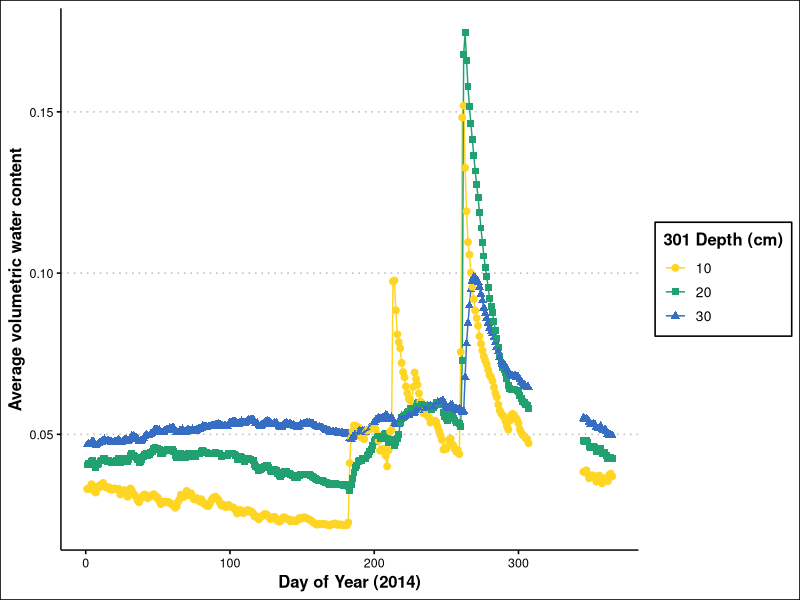
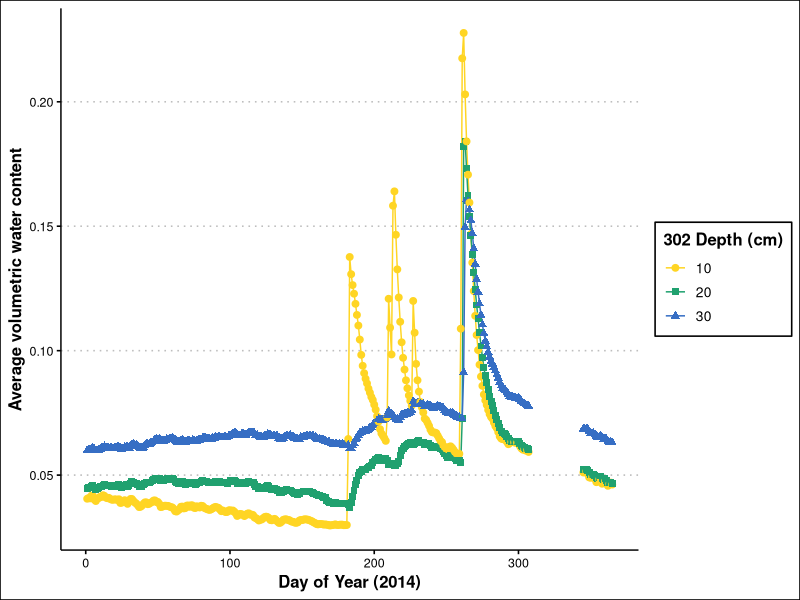
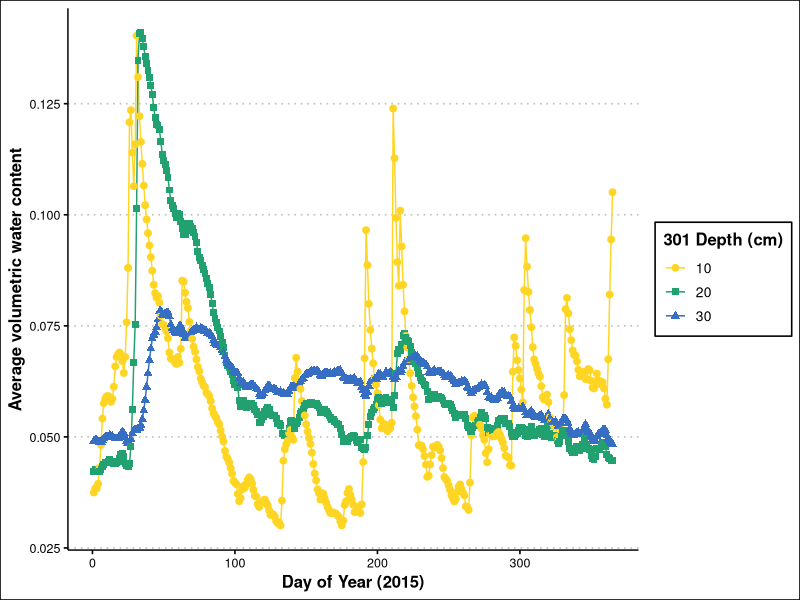
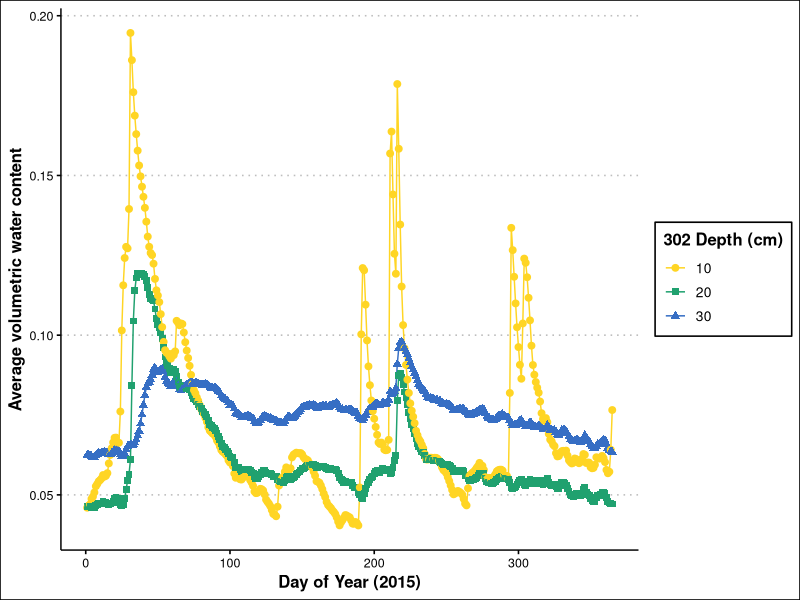
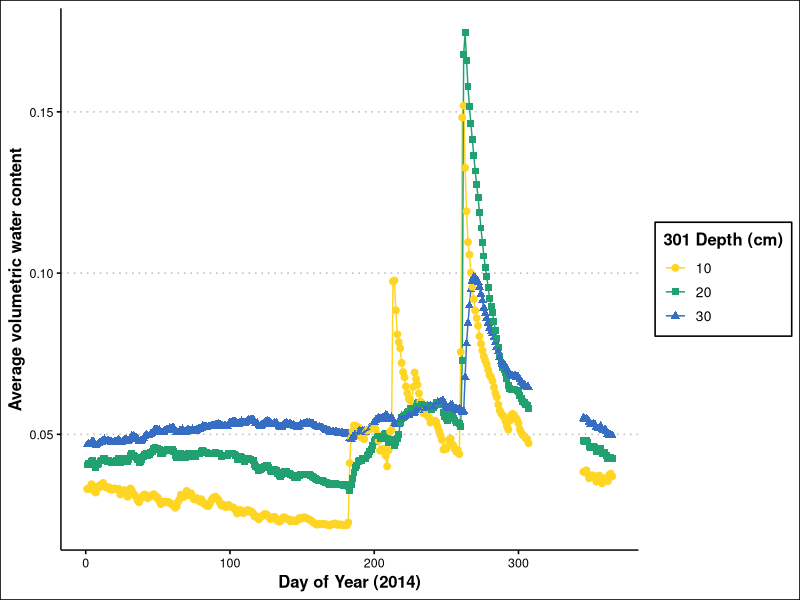
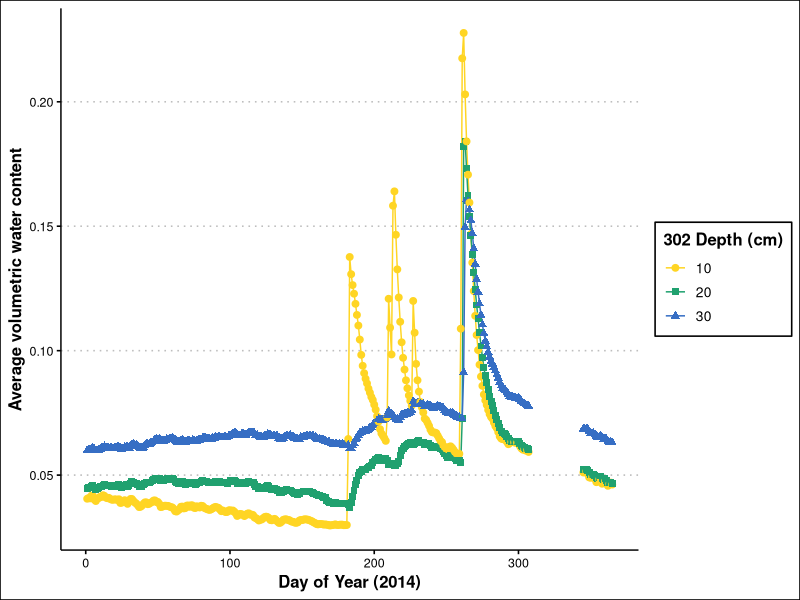
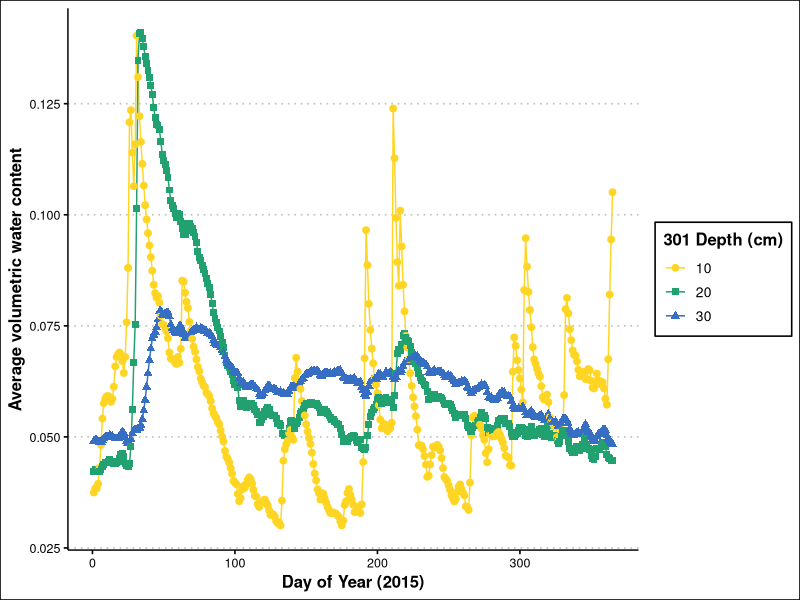
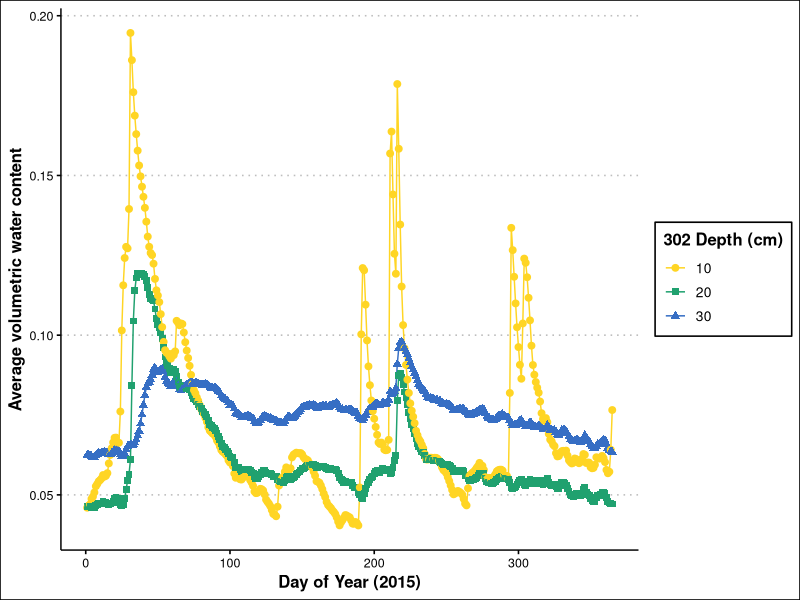

The R script that drew these images, in order:
# <============================================================================>
# Arizona precipitation and soil moisture visualizations
# Temporal Ecology Lab
# Author: Justin Ngo
# <============================================================================>

# getwd()
# azmoist_directory <- file.path("")

# loadng in packages
library(dplyr)
library(tidyverse)
library(ggplot2)
#install.packages("ggthemes")
library(ggthemes)
library(RColorBrewer)

#reading data into RStudio and adjusting headers
jornada <- read.csv("jornada_data.csv",header=F 
                    ,skip=4
                    ,sep=","  
                    ,quot='"' 
                    , col.names=c(
                      "Date",     
                      "Year",     
                      "YearDay",     
                      "Hours",     
                      "RECORD",     
                      "Flag_RECORD",     
                      "Sitename",     
                      "VWC_Avg_301_10cm",     
                      "Flag_VWC_Avg_301_10cm",     
                      "EC_Avg_301_10cm",     
                      "Flag_EC_Avg_301_10cm",     
                      "Soil_Temp_Avg_301_10cm",     
                      "Flag_Soil_Temp_Avg_301_10cm",     
                      "P_Avg_301_10cm",     
                      "Flag_P_Avg_301_10cm",     
                      "Period_Avg_301_10cm",     
                      "Flag_Period_Avg_301_10cm",     
                      "Voltage_Ratio_Avg_301_10cm",     
                      "Flag_Voltage_Ratio_Avg_301_10cm",     
                      "VWC_Avg_301_20cm",     
                      "Flag_VWC_Avg_301_20cm",     
                      "EC_Avg_301_20cm",     
                      "Flag_EC_Avg_301_20cm",     
                      "Soil_Temp_Avg_301_20cm",     
                      "Flag_Soil_Temp_Avg_301_20cm",     
                      "P_Avg_301_20cm",     
                      "Flag_P_Avg_301_20cm",     
                      "Period_Avg_301_20cm",     
                      "Flag_Period_Avg_301_20cm",     
                      "Voltage_Ratio_Avg_301_20cm",     
                      "Flag_Voltage_Ratio_Avg_301_20cm",     
                      "VWC_Avg_301_30cm",     
                      "Flag_VWC_Avg_301_30cm",     
                      "EC_Avg_301_30cm",     
                      "Flag_EC_Avg_301_30cm",     
                      "Soil_Temp_Avg_301_30cm",     
                      "Flag_Soil_Temp_Avg_301_30cm",     
                      "P_Avg_301_30cm",     
                      "Flag_P_Avg_301_30cm",     
                      "Period_Avg_301_30cm",     
                      "Flag_Period_Avg_301_30cm",     
                      "Voltage_Ratio_Avg_301_30cm",     
                      "Flag_Voltage_Ratio_Avg_301_30cm",     
                      "VWC_Avg_302_10cm",     
                      "Flag_VWC_Avg_302_10cm",     
                      "EC_Avg_302_10cm",     
                      "Flag_EC_Avg_302_10cm",     
                      "Soil_Temp_Avg_302_10cm",     
                      "Flag_Soil_Temp_Avg_302_10cm",     
                      "P_Avg_302_10cm",     
                      "Flag_P_Avg_302_10cm",     
                      "Period_Avg_302_10cm",     
                      "Flag_Period_Avg_302_10cm",     
                      "Voltage_Ratio_Avg_302_10cm",     
                      "Flag_Voltage_Ratio_Avg_302_10cm",     
                      "VWC_Avg_302_20cm",     
                      "Flag_VWC_Avg_302_20cm",     
                      "EC_Avg_302_20cm",     
                      "Flag_EC_Avg_302_20cm",     
                      "Soil_Temp_Avg_302_20cm",     
                      "Flag_Soil_Temp_Avg_302_20cm",     
                      "P_Avg_302_20cm",     
                      "Flag_P_Avg_302_20cm",     
                      "Period_Avg_302_20cm",     
                      "Flag_Period_Avg_302_20cm",     
                      "Voltage_Ratio_Avg_302_20cm",     
                      "Flag_Voltage_Ratio_Avg_302_20cm",     
                      "VWC_Avg_302_30cm",     
                      "Flag_VWC_Avg_302_30cm",     
                      "EC_Avg_302_30cm",     
                      "Flag_EC_Avg_302_30cm",     
                      "Soil_Temp_Avg_302_30cm",     
                      "Flag_Soil_Temp_Avg_302_30cm",     
                      "P_Avg_302_30cm",     
                      "Flag_P_Avg_302_30cm",     
                      "Period_Avg_302_30cm",     
                      "Flag_Period_Avg_302_30cm",     
                      "Voltage_Ratio_Avg_302_30cm",     
                      "Flag_Voltage_Ratio_Avg_302_30cm",     
                      "VwcCorr_Avg_301_10cm",     
                      "Flag_VwcCorr_Avg_301_10cm",     
                      "VwcCorr_Avg_301_20cm",     
                      "Flag_VwcCorr_Avg_301_20cm",     
                      "VwcCorr_Avg_301_30cm",     
                      "Flag_VwcCorr_Avg_301_30cm",     
                      "VwcCorr_Avg_302_10cm",     
                      "Flag_VwcCorr_Avg_302_10cm",     
                      "VwcCorr_Avg_302_20cm",     
                      "Flag_VwcCorr_Avg_302_20cm",     
                      "VwcCorr_Avg_302_30cm",     
                      "Flag_VwcCorr_Avg_302_30cm"    ), check.names=TRUE)

#converting dates into accessible format
tmpDateFormat<-"%Y-%m-%d"
tmp1Date<-as.Date(jornada$Date,format=tmpDateFormat)
View(jornada)

#checking for proper conversion
if(length(tmp1Date) == length(tmp1Date[!is.na(tmp1Date)])){jornada$Date <- tmp1Date } else {print("Date conversion failed for dt1$Date. Please inspect the data and do the date conversion yourself.")}
rm(tmpDateFormat,tmp1Date)

if (class(jornada$Year)=="factor") dt1$Year <-as.numeric(levels(dt1$Year))[as.integer(dt1$Year) ]
if (class(jornada$Year)=="character") dt1$Year <-as.numeric(dt1$Year)
if (class(jornada$YearDay)=="factor") jornada$YearDay <-as.numeric(levels(jornada$YearDay))[as.integer(jornada$YearDay) ]               
if (class(jornada$YearDay)=="character") jornada$YearDay <-as.numeric(jornada$YearDay)
if (class(jornada$Hours)=="factor") jornada$Hours <-as.numeric(levels(jornada$Hours))[as.integer(jornada$Hours) ]               
if (class(jornada$Hours)=="character") jornada$Hours <-as.numeric(jornada$Hours)
if (class(jornada$RECORD)=="factor") jornada$RECORD <-as.numeric(levels(jornada$RECORD))[as.integer(jornada$RECORD) ]               
if (class(jornada$RECORD)=="character") jornada$RECORD <-as.numeric(jornada$RECORD)
if (class(jornada$Flag_RECORD)!="factor") jornada$Flag_RECORD<- as.factor(jornada$Flag_RECORD)
if (class(jornada$VWC_Avg_301_10cm)=="factor") jornada$VWC_Avg_301_10cm <-as.numeric(levels(jornada$VWC_Avg_301_10cm))[as.integer(jornada$VWC_Avg_301_10cm) ]               
if (class(jornada$VWC_Avg_301_10cm)=="character") jornada$VWC_Avg_301_10cm <-as.numeric(jornada$VWC_Avg_301_10cm)
if (class(jornada$Flag_VWC_Avg_301_10cm)!="factor") jornada$Flag_VWC_Avg_301_10cm<- as.factor(jornada$Flag_VWC_Avg_301_10cm)
if (class(jornada$EC_Avg_301_10cm)=="factor") jornada$EC_Avg_301_10cm <-as.numeric(levels(jornada$EC_Avg_301_10cm))[as.integer(jornada$EC_Avg_301_10cm) ]               
if (class(jornada$EC_Avg_301_10cm)=="character") jornada$EC_Avg_301_10cm <-as.numeric(jornada$EC_Avg_301_10cm)
if (class(jornada$Flag_EC_Avg_301_10cm)!="factor") jornada$Flag_EC_Avg_301_10cm<- as.factor(jornada$Flag_EC_Avg_301_10cm)
if (class(jornada$Soil_Temp_Avg_301_10cm)=="factor") jornada$Soil_Temp_Avg_301_10cm <-as.numeric(levels(jornada$Soil_Temp_Avg_301_10cm))[as.integer(jornada$Soil_Temp_Avg_301_10cm) ]               
if (class(jornada$Soil_Temp_Avg_301_10cm)=="character") jornada$Soil_Temp_Avg_301_10cm <-as.numeric(jornada$Soil_Temp_Avg_301_10cm)
if (class(jornada$Flag_Soil_Temp_Avg_301_10cm)!="factor") jornada$Flag_Soil_Temp_Avg_301_10cm<- as.factor(jornada$Flag_Soil_Temp_Avg_301_10cm)
if (class(jornada$P_Avg_301_10cm)=="factor") jornada$P_Avg_301_10cm <-as.numeric(levels(jornada$P_Avg_301_10cm))[as.integer(jornada$P_Avg_301_10cm) ]               
if (class(jornada$P_Avg_301_10cm)=="character") jornada$P_Avg_301_10cm <-as.numeric(jornada$P_Avg_301_10cm)
if (class(jornada$Flag_P_Avg_301_10cm)!="factor") jornada$Flag_P_Avg_301_10cm<- as.factor(jornada$Flag_P_Avg_301_10cm)
if (class(jornada$Period_Avg_301_10cm)=="factor") jornada$Period_Avg_301_10cm <-as.numeric(levels(jornada$Period_Avg_301_10cm))[as.integer(jornada$Period_Avg_301_10cm) ]               
if (class(jornada$Period_Avg_301_10cm)=="character") jornada$Period_Avg_301_10cm <-as.numeric(jornada$Period_Avg_301_10cm)
if (class(jornada$Flag_Period_Avg_301_10cm)!="factor") jornada$Flag_Period_Avg_301_10cm<- as.factor(jornada$Flag_Period_Avg_301_10cm)
if (class(jornada$Voltage_Ratio_Avg_301_10cm)=="factor") jornada$Voltage_Ratio_Avg_301_10cm <-as.numeric(levels(jornada$Voltage_Ratio_Avg_301_10cm))[as.integer(jornada$Voltage_Ratio_Avg_301_10cm) ]               
if (class(jornada$Voltage_Ratio_Avg_301_10cm)=="character") jornada$Voltage_Ratio_Avg_301_10cm <-as.numeric(jornada$Voltage_Ratio_Avg_301_10cm)
if (class(jornada$Flag_Voltage_Ratio_Avg_301_10cm)!="factor") jornada$Flag_Voltage_Ratio_Avg_301_10cm<- as.factor(jornada$Flag_Voltage_Ratio_Avg_301_10cm)
if (class(jornada$VWC_Avg_301_20cm)=="factor") jornada$VWC_Avg_301_20cm <-as.numeric(levels(jornada$VWC_Avg_301_20cm))[as.integer(jornada$VWC_Avg_301_20cm) ]               
if (class(jornada$VWC_Avg_301_20cm)=="character") jornada$VWC_Avg_301_20cm <-as.numeric(jornada$VWC_Avg_301_20cm)
if (class(jornada$Flag_VWC_Avg_301_20cm)!="factor") jornada$Flag_VWC_Avg_301_20cm<- as.factor(jornada$Flag_VWC_Avg_301_20cm)
if (class(jornada$EC_Avg_301_20cm)=="factor") jornada$EC_Avg_301_20cm <-as.numeric(levels(jornada$EC_Avg_301_20cm))[as.integer(jornada$EC_Avg_301_20cm) ]               
if (class(jornada$EC_Avg_301_20cm)=="character") jornada$EC_Avg_301_20cm <-as.numeric(jornada$EC_Avg_301_20cm)
if (class(jornada$Flag_EC_Avg_301_20cm)!="factor") jornada$Flag_EC_Avg_301_20cm<- as.factor(jornada$Flag_EC_Avg_301_20cm)
if (class(jornada$Soil_Temp_Avg_301_20cm)=="factor") jornada$Soil_Temp_Avg_301_20cm <-as.numeric(levels(jornada$Soil_Temp_Avg_301_20cm))[as.integer(jornada$Soil_Temp_Avg_301_20cm) ]               
if (class(jornada$Soil_Temp_Avg_301_20cm)=="character") jornada$Soil_Temp_Avg_301_20cm <-as.numeric(jornada$Soil_Temp_Avg_301_20cm)
if (class(jornada$Flag_Soil_Temp_Avg_301_20cm)!="factor") jornada$Flag_Soil_Temp_Avg_301_20cm<- as.factor(jornada$Flag_Soil_Temp_Avg_301_20cm)
if (class(jornada$P_Avg_301_20cm)=="factor") jornada$P_Avg_301_20cm <-as.numeric(levels(jornada$P_Avg_301_20cm))[as.integer(jornada$P_Avg_301_20cm) ]               
if (class(jornada$P_Avg_301_20cm)=="character") jornada$P_Avg_301_20cm <-as.numeric(jornada$P_Avg_301_20cm)
if (class(jornada$Flag_P_Avg_301_20cm)!="factor") jornada$Flag_P_Avg_301_20cm<- as.factor(jornada$Flag_P_Avg_301_20cm)
if (class(jornada$Period_Avg_301_20cm)=="factor") jornada$Period_Avg_301_20cm <-as.numeric(levels(jornada$Period_Avg_301_20cm))[as.integer(jornada$Period_Avg_301_20cm) ]               
if (class(jornada$Period_Avg_301_20cm)=="character") jornada$Period_Avg_301_20cm <-as.numeric(jornada$Period_Avg_301_20cm)
if (class(jornada$Flag_Period_Avg_301_20cm)!="factor") jornada$Flag_Period_Avg_301_20cm<- as.factor(jornada$Flag_Period_Avg_301_20cm)
if (class(jornada$Voltage_Ratio_Avg_301_20cm)=="factor") jornada$Voltage_Ratio_Avg_301_20cm <-as.numeric(levels(jornada$Voltage_Ratio_Avg_301_20cm))[as.integer(jornada$Voltage_Ratio_Avg_301_20cm) ]               
if (class(jornada$Voltage_Ratio_Avg_301_20cm)=="character") jornada$Voltage_Ratio_Avg_301_20cm <-as.numeric(jornada$Voltage_Ratio_Avg_301_20cm)
if (class(jornada$Flag_Voltage_Ratio_Avg_301_20cm)!="factor") jornada$Flag_Voltage_Ratio_Avg_301_20cm<- as.factor(jornada$Flag_Voltage_Ratio_Avg_301_20cm)
if (class(jornada$VWC_Avg_301_30cm)=="factor") jornada$VWC_Avg_301_30cm <-as.numeric(levels(jornada$VWC_Avg_301_30cm))[as.integer(jornada$VWC_Avg_301_30cm) ]               
if (class(jornada$VWC_Avg_301_30cm)=="character") jornada$VWC_Avg_301_30cm <-as.numeric(jornada$VWC_Avg_301_30cm)
if (class(jornada$Flag_VWC_Avg_301_30cm)!="factor") jornada$Flag_VWC_Avg_301_30cm<- as.factor(jornada$Flag_VWC_Avg_301_30cm)
if (class(jornada$EC_Avg_301_30cm)=="factor") jornada$EC_Avg_301_30cm <-as.numeric(levels(jornada$EC_Avg_301_30cm))[as.integer(jornada$EC_Avg_301_30cm) ]               
if (class(jornada$EC_Avg_301_30cm)=="character") jornada$EC_Avg_301_30cm <-as.numeric(jornada$EC_Avg_301_30cm)
if (class(jornada$Flag_EC_Avg_301_30cm)!="factor") jornada$Flag_EC_Avg_301_30cm<- as.factor(jornada$Flag_EC_Avg_301_30cm)
if (class(jornada$Soil_Temp_Avg_301_30cm)=="factor") jornada$Soil_Temp_Avg_301_30cm <-as.numeric(levels(jornada$Soil_Temp_Avg_301_30cm))[as.integer(jornada$Soil_Temp_Avg_301_30cm) ]               
if (class(jornada$Soil_Temp_Avg_301_30cm)=="character") jornada$Soil_Temp_Avg_301_30cm <-as.numeric(jornada$Soil_Temp_Avg_301_30cm)
if (class(jornada$Flag_Soil_Temp_Avg_301_30cm)!="factor") jornada$Flag_Soil_Temp_Avg_301_30cm<- as.factor(jornada$Flag_Soil_Temp_Avg_301_30cm)
if (class(jornada$P_Avg_301_30cm)=="factor") jornada$P_Avg_301_30cm <-as.numeric(levels(jornada$P_Avg_301_30cm))[as.integer(jornada$P_Avg_301_30cm) ]               
if (class(jornada$P_Avg_301_30cm)=="character") jornada$P_Avg_301_30cm <-as.numeric(jornada$P_Avg_301_30cm)
if (class(jornada$Flag_P_Avg_301_30cm)!="factor") jornada$Flag_P_Avg_301_30cm<- as.factor(jornada$Flag_P_Avg_301_30cm)
if (class(jornada$Period_Avg_301_30cm)=="factor") jornada$Period_Avg_301_30cm <-as.numeric(levels(jornada$Period_Avg_301_30cm))[as.integer(jornada$Period_Avg_301_30cm) ]               
if (class(jornada$Period_Avg_301_30cm)=="character") jornada$Period_Avg_301_30cm <-as.numeric(jornada$Period_Avg_301_30cm)
if (class(jornada$Flag_Period_Avg_301_30cm)!="factor") jornada$Flag_Period_Avg_301_30cm<- as.factor(jornada$Flag_Period_Avg_301_30cm)
if (class(jornada$Voltage_Ratio_Avg_301_30cm)=="factor") jornada$Voltage_Ratio_Avg_301_30cm <-as.numeric(levels(jornada$Voltage_Ratio_Avg_301_30cm))[as.integer(jornada$Voltage_Ratio_Avg_301_30cm) ]               
if (class(jornada$Voltage_Ratio_Avg_301_30cm)=="character") jornada$Voltage_Ratio_Avg_301_30cm <-as.numeric(jornada$Voltage_Ratio_Avg_301_30cm)
if (class(jornada$Flag_Voltage_Ratio_Avg_301_30cm)!="factor") jornada$Flag_Voltage_Ratio_Avg_301_30cm<- as.factor(jornada$Flag_Voltage_Ratio_Avg_301_30cm)
if (class(jornada$VWC_Avg_302_10cm)=="factor") jornada$VWC_Avg_302_10cm <-as.numeric(levels(jornada$VWC_Avg_302_10cm))[as.integer(jornada$VWC_Avg_302_10cm) ]               
if (class(jornada$VWC_Avg_302_10cm)=="character") jornada$VWC_Avg_302_10cm <-as.numeric(jornada$VWC_Avg_302_10cm)
if (class(jornada$Flag_VWC_Avg_302_10cm)!="factor") jornada$Flag_VWC_Avg_302_10cm<- as.factor(jornada$Flag_VWC_Avg_302_10cm)
if (class(jornada$EC_Avg_302_10cm)=="factor") jornada$EC_Avg_302_10cm <-as.numeric(levels(jornada$EC_Avg_302_10cm))[as.integer(jornada$EC_Avg_302_10cm) ]               
if (class(jornada$EC_Avg_302_10cm)=="character") jornada$EC_Avg_302_10cm <-as.numeric(jornada$EC_Avg_302_10cm)
if (class(jornada$Flag_EC_Avg_302_10cm)!="factor") jornada$Flag_EC_Avg_302_10cm<- as.factor(jornada$Flag_EC_Avg_302_10cm)
if (class(jornada$Soil_Temp_Avg_302_10cm)=="factor") jornada$Soil_Temp_Avg_302_10cm <-as.numeric(levels(jornada$Soil_Temp_Avg_302_10cm))[as.integer(jornada$Soil_Temp_Avg_302_10cm) ]               
if (class(jornada$Soil_Temp_Avg_302_10cm)=="character") jornada$Soil_Temp_Avg_302_10cm <-as.numeric(jornada$Soil_Temp_Avg_302_10cm)
if (class(jornada$Flag_Soil_Temp_Avg_302_10cm)!="factor") jornada$Flag_Soil_Temp_Avg_302_10cm<- as.factor(jornada$Flag_Soil_Temp_Avg_302_10cm)
if (class(jornada$P_Avg_302_10cm)=="factor") jornada$P_Avg_302_10cm <-as.numeric(levels(jornada$P_Avg_302_10cm))[as.integer(jornada$P_Avg_302_10cm) ]               
if (class(jornada$P_Avg_302_10cm)=="character") jornada$P_Avg_302_10cm <-as.numeric(jornada$P_Avg_302_10cm)
if (class(jornada$Flag_P_Avg_302_10cm)!="factor") jornada$Flag_P_Avg_302_10cm<- as.factor(jornada$Flag_P_Avg_302_10cm)
if (class(jornada$Period_Avg_302_10cm)=="factor") jornada$Period_Avg_302_10cm <-as.numeric(levels(jornada$Period_Avg_302_10cm))[as.integer(jornada$Period_Avg_302_10cm) ]               
if (class(jornada$Period_Avg_302_10cm)=="character") jornada$Period_Avg_302_10cm <-as.numeric(jornada$Period_Avg_302_10cm)
if (class(jornada$Flag_Period_Avg_302_10cm)!="factor") jornada$Flag_Period_Avg_302_10cm<- as.factor(jornada$Flag_Period_Avg_302_10cm)
if (class(jornada$Voltage_Ratio_Avg_302_10cm)=="factor") jornada$Voltage_Ratio_Avg_302_10cm <-as.numeric(levels(jornada$Voltage_Ratio_Avg_302_10cm))[as.integer(jornada$Voltage_Ratio_Avg_302_10cm) ]               
if (class(jornada$Voltage_Ratio_Avg_302_10cm)=="character") jornada$Voltage_Ratio_Avg_302_10cm <-as.numeric(jornada$Voltage_Ratio_Avg_302_10cm)
if (class(jornada$Flag_Voltage_Ratio_Avg_302_10cm)!="factor") jornada$Flag_Voltage_Ratio_Avg_302_10cm<- as.factor(jornada$Flag_Voltage_Ratio_Avg_302_10cm)
if (class(jornada$VWC_Avg_302_20cm)=="factor") jornada$VWC_Avg_302_20cm <-as.numeric(levels(jornada$VWC_Avg_302_20cm))[as.integer(jornada$VWC_Avg_302_20cm) ]               
if (class(jornada$VWC_Avg_302_20cm)=="character") jornada$VWC_Avg_302_20cm <-as.numeric(jornada$VWC_Avg_302_20cm)
if (class(jornada$Flag_VWC_Avg_302_20cm)!="factor") jornada$Flag_VWC_Avg_302_20cm<- as.factor(jornada$Flag_VWC_Avg_302_20cm)
if (class(jornada$EC_Avg_302_20cm)=="factor") jornada$EC_Avg_302_20cm <-as.numeric(levels(jornada$EC_Avg_302_20cm))[as.integer(jornada$EC_Avg_302_20cm) ]               
if (class(jornada$EC_Avg_302_20cm)=="character") jornada$EC_Avg_302_20cm <-as.numeric(jornada$EC_Avg_302_20cm)
if (class(jornada$Flag_EC_Avg_302_20cm)!="factor") jornada$Flag_EC_Avg_302_20cm<- as.factor(jornada$Flag_EC_Avg_302_20cm)
if (class(jornada$Soil_Temp_Avg_302_20cm)=="factor") jornada$Soil_Temp_Avg_302_20cm <-as.numeric(levels(jornada$Soil_Temp_Avg_302_20cm))[as.integer(jornada$Soil_Temp_Avg_302_20cm) ]               
if (class(jornada$Soil_Temp_Avg_302_20cm)=="character") jornada$Soil_Temp_Avg_302_20cm <-as.numeric(jornada$Soil_Temp_Avg_302_20cm)
if (class(jornada$Flag_Soil_Temp_Avg_302_20cm)!="factor") jornada$Flag_Soil_Temp_Avg_302_20cm<- as.factor(jornada$Flag_Soil_Temp_Avg_302_20cm)
if (class(jornada$P_Avg_302_20cm)=="factor") jornada$P_Avg_302_20cm <-as.numeric(levels(jornada$P_Avg_302_20cm))[as.integer(jornada$P_Avg_302_20cm) ]               
if (class(jornada$P_Avg_302_20cm)=="character") jornada$P_Avg_302_20cm <-as.numeric(jornada$P_Avg_302_20cm)
if (class(jornada$Flag_P_Avg_302_20cm)!="factor") jornada$Flag_P_Avg_302_20cm<- as.factor(jornada$Flag_P_Avg_302_20cm)
if (class(jornada$Period_Avg_302_20cm)=="factor") jornada$Period_Avg_302_20cm <-as.numeric(levels(jornada$Period_Avg_302_20cm))[as.integer(jornada$Period_Avg_302_20cm) ]               
if (class(jornada$Period_Avg_302_20cm)=="character") jornada$Period_Avg_302_20cm <-as.numeric(jornada$Period_Avg_302_20cm)
if (class(jornada$Flag_Period_Avg_302_20cm)!="factor") jornada$Flag_Period_Avg_302_20cm<- as.factor(jornada$Flag_Period_Avg_302_20cm)
if (class(jornada$Voltage_Ratio_Avg_302_20cm)=="factor") jornada$Voltage_Ratio_Avg_302_20cm <-as.numeric(levels(jornada$Voltage_Ratio_Avg_302_20cm))[as.integer(jornada$Voltage_Ratio_Avg_302_20cm) ]               
if (class(jornada$Voltage_Ratio_Avg_302_20cm)=="character") jornada$Voltage_Ratio_Avg_302_20cm <-as.numeric(jornada$Voltage_Ratio_Avg_302_20cm)
if (class(jornada$Flag_Voltage_Ratio_Avg_302_20cm)!="factor") jornada$Flag_Voltage_Ratio_Avg_302_20cm<- as.factor(jornada$Flag_Voltage_Ratio_Avg_302_20cm)
if (class(jornada$VWC_Avg_302_30cm)=="factor") jornada$VWC_Avg_302_30cm <-as.numeric(levels(jornada$VWC_Avg_302_30cm))[as.integer(jornada$VWC_Avg_302_30cm) ]               
if (class(jornada$VWC_Avg_302_30cm)=="character") jornada$VWC_Avg_302_30cm <-as.numeric(jornada$VWC_Avg_302_30cm)
if (class(jornada$Flag_VWC_Avg_302_30cm)!="factor") jornada$Flag_VWC_Avg_302_30cm<- as.factor(jornada$Flag_VWC_Avg_302_30cm)
if (class(jornada$EC_Avg_302_30cm)=="factor") jornada$EC_Avg_302_30cm <-as.numeric(levels(jornada$EC_Avg_302_30cm))[as.integer(jornada$EC_Avg_302_30cm) ]               
if (class(jornada$EC_Avg_302_30cm)=="character") jornada$EC_Avg_302_30cm <-as.numeric(jornada$EC_Avg_302_30cm)
if (class(jornada$Flag_EC_Avg_302_30cm)!="factor") jornada$Flag_EC_Avg_302_30cm<- as.factor(jornada$Flag_EC_Avg_302_30cm)
if (class(jornada$Soil_Temp_Avg_302_30cm)=="factor") jornada$Soil_Temp_Avg_302_30cm <-as.numeric(levels(jornada$Soil_Temp_Avg_302_30cm))[as.integer(jornada$Soil_Temp_Avg_302_30cm) ]               
if (class(jornada$Soil_Temp_Avg_302_30cm)=="character") jornada$Soil_Temp_Avg_302_30cm <-as.numeric(jornada$Soil_Temp_Avg_302_30cm)
if (class(jornada$Flag_Soil_Temp_Avg_302_30cm)!="factor") jornada$Flag_Soil_Temp_Avg_302_30cm<- as.factor(jornada$Flag_Soil_Temp_Avg_302_30cm)
if (class(jornada$P_Avg_302_30cm)=="factor") jornada$P_Avg_302_30cm <-as.numeric(levels(jornada$P_Avg_302_30cm))[as.integer(jornada$P_Avg_302_30cm) ]               
if (class(jornada$P_Avg_302_30cm)=="character") jornada$P_Avg_302_30cm <-as.numeric(jornada$P_Avg_302_30cm)
if (class(jornada$Flag_P_Avg_302_30cm)!="factor") jornada$Flag_P_Avg_302_30cm<- as.factor(jornada$Flag_P_Avg_302_30cm)
if (class(jornada$Period_Avg_302_30cm)=="factor") jornada$Period_Avg_302_30cm <-as.numeric(levels(jornada$Period_Avg_302_30cm))[as.integer(jornada$Period_Avg_302_30cm) ]               
if (class(jornada$Period_Avg_302_30cm)=="character") jornada$Period_Avg_302_30cm <-as.numeric(jornada$Period_Avg_302_30cm)
if (class(jornada$Flag_Period_Avg_302_30cm)!="factor") jornada$Flag_Period_Avg_302_30cm<- as.factor(jornada$Flag_Period_Avg_302_30cm)
if (class(jornada$Voltage_Ratio_Avg_302_30cm)=="factor") jornada$Voltage_Ratio_Avg_302_30cm <-as.numeric(levels(jornada$Voltage_Ratio_Avg_302_30cm))[as.integer(jornada$Voltage_Ratio_Avg_302_30cm) ]               
if (class(jornada$Voltage_Ratio_Avg_302_30cm)=="character") jornada$Voltage_Ratio_Avg_302_30cm <-as.numeric(jornada$Voltage_Ratio_Avg_302_30cm)
if (class(jornada$Flag_Voltage_Ratio_Avg_302_30cm)!="factor") jornada$Flag_Voltage_Ratio_Avg_302_30cm<- as.factor(jornada$Flag_Voltage_Ratio_Avg_302_30cm)
if (class(jornada$VwcCorr_Avg_301_10cm)=="factor") jornada$VwcCorr_Avg_301_10cm <-as.numeric(levels(jornada$VwcCorr_Avg_301_10cm))[as.integer(jornada$VwcCorr_Avg_301_10cm) ]               
if (class(jornada$VwcCorr_Avg_301_10cm)=="character") jornada$VwcCorr_Avg_301_10cm <-as.numeric(jornada$VwcCorr_Avg_301_10cm)
if (class(jornada$Flag_VwcCorr_Avg_301_10cm)!="factor") jornada$Flag_VwcCorr_Avg_301_10cm<- as.factor(jornada$Flag_VwcCorr_Avg_301_10cm)
if (class(jornada$VwcCorr_Avg_301_20cm)=="factor") jornada$VwcCorr_Avg_301_20cm <-as.numeric(levels(jornada$VwcCorr_Avg_301_20cm))[as.integer(jornada$VwcCorr_Avg_301_20cm) ]               
if (class(jornada$VwcCorr_Avg_301_20cm)=="character") jornada$VwcCorr_Avg_301_20cm <-as.numeric(jornada$VwcCorr_Avg_301_20cm)
if (class(jornada$Flag_VwcCorr_Avg_301_20cm)!="factor") jornada$Flag_VwcCorr_Avg_301_20cm<- as.factor(jornada$Flag_VwcCorr_Avg_301_20cm)
if (class(jornada$VwcCorr_Avg_301_30cm)=="factor") jornada$VwcCorr_Avg_301_30cm <-as.numeric(levels(jornada$VwcCorr_Avg_301_30cm))[as.integer(jornada$VwcCorr_Avg_301_30cm) ]               
if (class(jornada$VwcCorr_Avg_301_30cm)=="character") jornada$VwcCorr_Avg_301_30cm <-as.numeric(jornada$VwcCorr_Avg_301_30cm)
if (class(jornada$Flag_VwcCorr_Avg_301_30cm)!="factor") jornada$Flag_VwcCorr_Avg_301_30cm<- as.factor(jornada$Flag_VwcCorr_Avg_301_30cm)
if (class(jornada$VwcCorr_Avg_302_10cm)=="factor") jornada$VwcCorr_Avg_302_10cm <-as.numeric(levels(jornada$VwcCorr_Avg_302_10cm))[as.integer(jornada$VwcCorr_Avg_302_10cm) ]               
if (class(jornada$VwcCorr_Avg_302_10cm)=="character") jornada$VwcCorr_Avg_302_10cm <-as.numeric(jornada$VwcCorr_Avg_302_10cm)
if (class(jornada$Flag_VwcCorr_Avg_302_10cm)!="factor") jornada$Flag_VwcCorr_Avg_302_10cm<- as.factor(jornada$Flag_VwcCorr_Avg_302_10cm)
if (class(jornada$VwcCorr_Avg_302_20cm)=="factor") jornada$VwcCorr_Avg_302_20cm <-as.numeric(levels(jornada$VwcCorr_Avg_302_20cm))[as.integer(jornada$VwcCorr_Avg_302_20cm) ]               
if (class(jornada$VwcCorr_Avg_302_20cm)=="character") jornada$VwcCorr_Avg_302_20cm <-as.numeric(jornada$VwcCorr_Avg_302_20cm)
if (class(jornada$Flag_VwcCorr_Avg_302_20cm)!="factor") jornada$Flag_VwcCorr_Avg_302_20cm<- as.factor(jornada$Flag_VwcCorr_Avg_302_20cm)
if (class(jornada$VwcCorr_Avg_302_30cm)=="factor") jornada$VwcCorr_Avg_302_30cm <-as.numeric(levels(jornada$VwcCorr_Avg_302_30cm))[as.integer(jornada$VwcCorr_Avg_302_30cm) ]               
if (class(jornada$VwcCorr_Avg_302_30cm)=="character") jornada$VwcCorr_Avg_302_30cm <-as.numeric(jornada$VwcCorr_Avg_302_30cm)
if (class(jornada$Flag_VwcCorr_Avg_302_30cm)!="factor") jornada$Flag_VwcCorr_Avg_302_30cm<- as.factor(jornada$Flag_VwcCorr_Avg_302_30cm)

# Convert Missing Values to NA for non-dates

jornada$Year <- ifelse((trimws(as.character(jornada$Year))==trimws("NaN")),NA,jornada$Year)               
suppressWarnings(jornada$Year <- ifelse(!is.na(as.numeric("NaN")) & (trimws(as.character(jornada$Year))==as.character(as.numeric("NaN"))),NA,jornada$Year))
jornada$YearDay <- ifelse((trimws(as.character(jornada$YearDay))==trimws("NaN")),NA,jornada$YearDay)               
suppressWarnings(jornada$YearDay <- ifelse(!is.na(as.numeric("NaN")) & (trimws(as.character(jornada$YearDay))==as.character(as.numeric("NaN"))),NA,jornada$YearDay))
jornada$Hours <- ifelse((trimws(as.character(jornada$Hours))==trimws("NaN")),NA,jornada$Hours)               
suppressWarnings(jornada$Hours <- ifelse(!is.na(as.numeric("NaN")) & (trimws(as.character(jornada$Hours))==as.character(as.numeric("NaN"))),NA,jornada$Hours))
jornada$RECORD <- ifelse((trimws(as.character(jornada$RECORD))==trimws("NaN")),NA,jornada$RECORD)               
suppressWarnings(jornada$RECORD <- ifelse(!is.na(as.numeric("NaN")) & (trimws(as.character(jornada$RECORD))==as.character(as.numeric("NaN"))),NA,jornada$RECORD))
jornada$VWC_Avg_301_10cm <- ifelse((trimws(as.character(jornada$VWC_Avg_301_10cm))==trimws("NaN")),NA,jornada$VWC_Avg_301_10cm)               
suppressWarnings(jornada$VWC_Avg_301_10cm <- ifelse(!is.na(as.numeric("NaN")) & (trimws(as.character(jornada$VWC_Avg_301_10cm))==as.character(as.numeric("NaN"))),NA,jornada$VWC_Avg_301_10cm))
jornada$EC_Avg_301_10cm <- ifelse((trimws(as.character(jornada$EC_Avg_301_10cm))==trimws("NaN")),NA,jornada$EC_Avg_301_10cm)               
suppressWarnings(jornada$EC_Avg_301_10cm <- ifelse(!is.na(as.numeric("NaN")) & (trimws(as.character(jornada$EC_Avg_301_10cm))==as.character(as.numeric("NaN"))),NA,jornada$EC_Avg_301_10cm))
jornada$Soil_Temp_Avg_301_10cm <- ifelse((trimws(as.character(jornada$Soil_Temp_Avg_301_10cm))==trimws("NaN")),NA,jornada$Soil_Temp_Avg_301_10cm)               
suppressWarnings(jornada$Soil_Temp_Avg_301_10cm <- ifelse(!is.na(as.numeric("NaN")) & (trimws(as.character(jornada$Soil_Temp_Avg_301_10cm))==as.character(as.numeric("NaN"))),NA,jornada$Soil_Temp_Avg_301_10cm))
jornada$P_Avg_301_10cm <- ifelse((trimws(as.character(jornada$P_Avg_301_10cm))==trimws("NaN")),NA,jornada$P_Avg_301_10cm)               
suppressWarnings(jornada$P_Avg_301_10cm <- ifelse(!is.na(as.numeric("NaN")) & (trimws(as.character(jornada$P_Avg_301_10cm))==as.character(as.numeric("NaN"))),NA,jornada$P_Avg_301_10cm))
jornada$Period_Avg_301_10cm <- ifelse((trimws(as.character(jornada$Period_Avg_301_10cm))==trimws("NaN")),NA,jornada$Period_Avg_301_10cm)               
suppressWarnings(jornada$Period_Avg_301_10cm <- ifelse(!is.na(as.numeric("NaN")) & (trimws(as.character(jornada$Period_Avg_301_10cm))==as.character(as.numeric("NaN"))),NA,jornada$Period_Avg_301_10cm))
jornada$Voltage_Ratio_Avg_301_10cm <- ifelse((trimws(as.character(jornada$Voltage_Ratio_Avg_301_10cm))==trimws("NaN")),NA,jornada$Voltage_Ratio_Avg_301_10cm)               
suppressWarnings(jornada$Voltage_Ratio_Avg_301_10cm <- ifelse(!is.na(as.numeric("NaN")) & (trimws(as.character(jornada$Voltage_Ratio_Avg_301_10cm))==as.character(as.numeric("NaN"))),NA,jornada$Voltage_Ratio_Avg_301_10cm))
jornada$VWC_Avg_301_20cm <- ifelse((trimws(as.character(jornada$VWC_Avg_301_20cm))==trimws("NaN")),NA,jornada$VWC_Avg_301_20cm)               
suppressWarnings(jornada$VWC_Avg_301_20cm <- ifelse(!is.na(as.numeric("NaN")) & (trimws(as.character(jornada$VWC_Avg_301_20cm))==as.character(as.numeric("NaN"))),NA,jornada$VWC_Avg_301_20cm))
jornada$EC_Avg_301_20cm <- ifelse((trimws(as.character(jornada$EC_Avg_301_20cm))==trimws("NaN")),NA,jornada$EC_Avg_301_20cm)               
suppressWarnings(jornada$EC_Avg_301_20cm <- ifelse(!is.na(as.numeric("NaN")) & (trimws(as.character(jornada$EC_Avg_301_20cm))==as.character(as.numeric("NaN"))),NA,jornada$EC_Avg_301_20cm))
jornada$Soil_Temp_Avg_301_20cm <- ifelse((trimws(as.character(jornada$Soil_Temp_Avg_301_20cm))==trimws("NaN")),NA,jornada$Soil_Temp_Avg_301_20cm)               
suppressWarnings(jornada$Soil_Temp_Avg_301_20cm <- ifelse(!is.na(as.numeric("NaN")) & (trimws(as.character(jornada$Soil_Temp_Avg_301_20cm))==as.character(as.numeric("NaN"))),NA,jornada$Soil_Temp_Avg_301_20cm))
jornada$P_Avg_301_20cm <- ifelse((trimws(as.character(jornada$P_Avg_301_20cm))==trimws("NaN")),NA,jornada$P_Avg_301_20cm)               
suppressWarnings(jornada$P_Avg_301_20cm <- ifelse(!is.na(as.numeric("NaN")) & (trimws(as.character(jornada$P_Avg_301_20cm))==as.character(as.numeric("NaN"))),NA,jornada$P_Avg_301_20cm))
jornada$Period_Avg_301_20cm <- ifelse((trimws(as.character(jornada$Period_Avg_301_20cm))==trimws("NaN")),NA,jornada$Period_Avg_301_20cm)               
suppressWarnings(jornada$Period_Avg_301_20cm <- ifelse(!is.na(as.numeric("NaN")) & (trimws(as.character(jornada$Period_Avg_301_20cm))==as.character(as.numeric("NaN"))),NA,jornada$Period_Avg_301_20cm))
jornada$Voltage_Ratio_Avg_301_20cm <- ifelse((trimws(as.character(jornada$Voltage_Ratio_Avg_301_20cm))==trimws("NaN")),NA,jornada$Voltage_Ratio_Avg_301_20cm)               
suppressWarnings(jornada$Voltage_Ratio_Avg_301_20cm <- ifelse(!is.na(as.numeric("NaN")) & (trimws(as.character(jornada$Voltage_Ratio_Avg_301_20cm))==as.character(as.numeric("NaN"))),NA,jornada$Voltage_Ratio_Avg_301_20cm))
jornada$VWC_Avg_301_30cm <- ifelse((trimws(as.character(jornada$VWC_Avg_301_30cm))==trimws("NaN")),NA,jornada$VWC_Avg_301_30cm)               
suppressWarnings(jornada$VWC_Avg_301_30cm <- ifelse(!is.na(as.numeric("NaN")) & (trimws(as.character(jornada$VWC_Avg_301_30cm))==as.character(as.numeric("NaN"))),NA,jornada$VWC_Avg_301_30cm))
jornada$EC_Avg_301_30cm <- ifelse((trimws(as.character(jornada$EC_Avg_301_30cm))==trimws("NaN")),NA,jornada$EC_Avg_301_30cm)               
suppressWarnings(jornada$EC_Avg_301_30cm <- ifelse(!is.na(as.numeric("NaN")) & (trimws(as.character(jornada$EC_Avg_301_30cm))==as.character(as.numeric("NaN"))),NA,jornada$EC_Avg_301_30cm))
jornada$Soil_Temp_Avg_301_30cm <- ifelse((trimws(as.character(jornada$Soil_Temp_Avg_301_30cm))==trimws("NaN")),NA,jornada$Soil_Temp_Avg_301_30cm)               
suppressWarnings(jornada$Soil_Temp_Avg_301_30cm <- ifelse(!is.na(as.numeric("NaN")) & (trimws(as.character(jornada$Soil_Temp_Avg_301_30cm))==as.character(as.numeric("NaN"))),NA,jornada$Soil_Temp_Avg_301_30cm))
jornada$P_Avg_301_30cm <- ifelse((trimws(as.character(jornada$P_Avg_301_30cm))==trimws("NaN")),NA,jornada$P_Avg_301_30cm)               
suppressWarnings(jornada$P_Avg_301_30cm <- ifelse(!is.na(as.numeric("NaN")) & (trimws(as.character(jornada$P_Avg_301_30cm))==as.character(as.numeric("NaN"))),NA,jornada$P_Avg_301_30cm))
jornada$Period_Avg_301_30cm <- ifelse((trimws(as.character(jornada$Period_Avg_301_30cm))==trimws("NaN")),NA,jornada$Period_Avg_301_30cm)               
suppressWarnings(jornada$Period_Avg_301_30cm <- ifelse(!is.na(as.numeric("NaN")) & (trimws(as.character(jornada$Period_Avg_301_30cm))==as.character(as.numeric("NaN"))),NA,jornada$Period_Avg_301_30cm))
jornada$Voltage_Ratio_Avg_301_30cm <- ifelse((trimws(as.character(jornada$Voltage_Ratio_Avg_301_30cm))==trimws("NaN")),NA,jornada$Voltage_Ratio_Avg_301_30cm)               
suppressWarnings(jornada$Voltage_Ratio_Avg_301_30cm <- ifelse(!is.na(as.numeric("NaN")) & (trimws(as.character(jornada$Voltage_Ratio_Avg_301_30cm))==as.character(as.numeric("NaN"))),NA,jornada$Voltage_Ratio_Avg_301_30cm))
jornada$VWC_Avg_302_10cm <- ifelse((trimws(as.character(jornada$VWC_Avg_302_10cm))==trimws("NaN")),NA,jornada$VWC_Avg_302_10cm)               
suppressWarnings(jornada$VWC_Avg_302_10cm <- ifelse(!is.na(as.numeric("NaN")) & (trimws(as.character(jornada$VWC_Avg_302_10cm))==as.character(as.numeric("NaN"))),NA,jornada$VWC_Avg_302_10cm))
jornada$EC_Avg_302_10cm <- ifelse((trimws(as.character(jornada$EC_Avg_302_10cm))==trimws("NaN")),NA,jornada$EC_Avg_302_10cm)               
suppressWarnings(jornada$EC_Avg_302_10cm <- ifelse(!is.na(as.numeric("NaN")) & (trimws(as.character(jornada$EC_Avg_302_10cm))==as.character(as.numeric("NaN"))),NA,jornada$EC_Avg_302_10cm))
jornada$Soil_Temp_Avg_302_10cm <- ifelse((trimws(as.character(jornada$Soil_Temp_Avg_302_10cm))==trimws("NaN")),NA,jornada$Soil_Temp_Avg_302_10cm)               
suppressWarnings(jornada$Soil_Temp_Avg_302_10cm <- ifelse(!is.na(as.numeric("NaN")) & (trimws(as.character(jornada$Soil_Temp_Avg_302_10cm))==as.character(as.numeric("NaN"))),NA,jornada$Soil_Temp_Avg_302_10cm))
jornada$P_Avg_302_10cm <- ifelse((trimws(as.character(jornada$P_Avg_302_10cm))==trimws("NaN")),NA,jornada$P_Avg_302_10cm)               
suppressWarnings(jornada$P_Avg_302_10cm <- ifelse(!is.na(as.numeric("NaN")) & (trimws(as.character(jornada$P_Avg_302_10cm))==as.character(as.numeric("NaN"))),NA,jornada$P_Avg_302_10cm))
jornada$Period_Avg_302_10cm <- ifelse((trimws(as.character(jornada$Period_Avg_302_10cm))==trimws("NaN")),NA,jornada$Period_Avg_302_10cm)               
suppressWarnings(jornada$Period_Avg_302_10cm <- ifelse(!is.na(as.numeric("NaN")) & (trimws(as.character(jornada$Period_Avg_302_10cm))==as.character(as.numeric("NaN"))),NA,jornada$Period_Avg_302_10cm))
jornada$Voltage_Ratio_Avg_302_10cm <- ifelse((trimws(as.character(jornada$Voltage_Ratio_Avg_302_10cm))==trimws("NaN")),NA,jornada$Voltage_Ratio_Avg_302_10cm)               
suppressWarnings(jornada$Voltage_Ratio_Avg_302_10cm <- ifelse(!is.na(as.numeric("NaN")) & (trimws(as.character(jornada$Voltage_Ratio_Avg_302_10cm))==as.character(as.numeric("NaN"))),NA,jornada$Voltage_Ratio_Avg_302_10cm))
jornada$VWC_Avg_302_20cm <- ifelse((trimws(as.character(jornada$VWC_Avg_302_20cm))==trimws("NaN")),NA,jornada$VWC_Avg_302_20cm)               
suppressWarnings(jornada$VWC_Avg_302_20cm <- ifelse(!is.na(as.numeric("NaN")) & (trimws(as.character(jornada$VWC_Avg_302_20cm))==as.character(as.numeric("NaN"))),NA,jornada$VWC_Avg_302_20cm))
jornada$EC_Avg_302_20cm <- ifelse((trimws(as.character(jornada$EC_Avg_302_20cm))==trimws("NaN")),NA,jornada$EC_Avg_302_20cm)               
suppressWarnings(jornada$EC_Avg_302_20cm <- ifelse(!is.na(as.numeric("NaN")) & (trimws(as.character(jornada$EC_Avg_302_20cm))==as.character(as.numeric("NaN"))),NA,jornada$EC_Avg_302_20cm))
jornada$Soil_Temp_Avg_302_20cm <- ifelse((trimws(as.character(jornada$Soil_Temp_Avg_302_20cm))==trimws("NaN")),NA,jornada$Soil_Temp_Avg_302_20cm)               
suppressWarnings(jornada$Soil_Temp_Avg_302_20cm <- ifelse(!is.na(as.numeric("NaN")) & (trimws(as.character(jornada$Soil_Temp_Avg_302_20cm))==as.character(as.numeric("NaN"))),NA,jornada$Soil_Temp_Avg_302_20cm))
jornada$P_Avg_302_20cm <- ifelse((trimws(as.character(jornada$P_Avg_302_20cm))==trimws("NaN")),NA,jornada$P_Avg_302_20cm)               
suppressWarnings(jornada$P_Avg_302_20cm <- ifelse(!is.na(as.numeric("NaN")) & (trimws(as.character(jornada$P_Avg_302_20cm))==as.character(as.numeric("NaN"))),NA,jornada$P_Avg_302_20cm))
jornada$Period_Avg_302_20cm <- ifelse((trimws(as.character(jornada$Period_Avg_302_20cm))==trimws("NaN")),NA,jornada$Period_Avg_302_20cm)               
suppressWarnings(jornada$Period_Avg_302_20cm <- ifelse(!is.na(as.numeric("NaN")) & (trimws(as.character(jornada$Period_Avg_302_20cm))==as.character(as.numeric("NaN"))),NA,jornada$Period_Avg_302_20cm))
jornada$Voltage_Ratio_Avg_302_20cm <- ifelse((trimws(as.character(jornada$Voltage_Ratio_Avg_302_20cm))==trimws("NaN")),NA,jornada$Voltage_Ratio_Avg_302_20cm)               
suppressWarnings(jornada$Voltage_Ratio_Avg_302_20cm <- ifelse(!is.na(as.numeric("NaN")) & (trimws(as.character(jornada$Voltage_Ratio_Avg_302_20cm))==as.character(as.numeric("NaN"))),NA,jornada$Voltage_Ratio_Avg_302_20cm))
jornada$VWC_Avg_302_30cm <- ifelse((trimws(as.character(jornada$VWC_Avg_302_30cm))==trimws("NaN")),NA,jornada$VWC_Avg_302_30cm)               
suppressWarnings(jornada$VWC_Avg_302_30cm <- ifelse(!is.na(as.numeric("NaN")) & (trimws(as.character(jornada$VWC_Avg_302_30cm))==as.character(as.numeric("NaN"))),NA,jornada$VWC_Avg_302_30cm))
jornada$EC_Avg_302_30cm <- ifelse((trimws(as.character(jornada$EC_Avg_302_30cm))==trimws("NaN")),NA,jornada$EC_Avg_302_30cm)               
suppressWarnings(jornada$EC_Avg_302_30cm <- ifelse(!is.na(as.numeric("NaN")) & (trimws(as.character(jornada$EC_Avg_302_30cm))==as.character(as.numeric("NaN"))),NA,jornada$EC_Avg_302_30cm))
jornada$Soil_Temp_Avg_302_30cm <- ifelse((trimws(as.character(jornada$Soil_Temp_Avg_302_30cm))==trimws("NaN")),NA,jornada$Soil_Temp_Avg_302_30cm)               
suppressWarnings(jornada$Soil_Temp_Avg_302_30cm <- ifelse(!is.na(as.numeric("NaN")) & (trimws(as.character(jornada$Soil_Temp_Avg_302_30cm))==as.character(as.numeric("NaN"))),NA,jornada$Soil_Temp_Avg_302_30cm))
jornada$P_Avg_302_30cm <- ifelse((trimws(as.character(jornada$P_Avg_302_30cm))==trimws("NaN")),NA,jornada$P_Avg_302_30cm)               
suppressWarnings(jornada$P_Avg_302_30cm <- ifelse(!is.na(as.numeric("NaN")) & (trimws(as.character(jornada$P_Avg_302_30cm))==as.character(as.numeric("NaN"))),NA,jornada$P_Avg_302_30cm))
jornada$Period_Avg_302_30cm <- ifelse((trimws(as.character(jornada$Period_Avg_302_30cm))==trimws("NaN")),NA,jornada$Period_Avg_302_30cm)               
suppressWarnings(jornada$Period_Avg_302_30cm <- ifelse(!is.na(as.numeric("NaN")) & (trimws(as.character(jornada$Period_Avg_302_30cm))==as.character(as.numeric("NaN"))),NA,jornada$Period_Avg_302_30cm))
jornada$Voltage_Ratio_Avg_302_30cm <- ifelse((trimws(as.character(jornada$Voltage_Ratio_Avg_302_30cm))==trimws("NaN")),NA,jornada$Voltage_Ratio_Avg_302_30cm)               
suppressWarnings(jornada$Voltage_Ratio_Avg_302_30cm <- ifelse(!is.na(as.numeric("NaN")) & (trimws(as.character(jornada$Voltage_Ratio_Avg_302_30cm))==as.character(as.numeric("NaN"))),NA,jornada$Voltage_Ratio_Avg_302_30cm))
jornada$VwcCorr_Avg_301_10cm <- ifelse((trimws(as.character(jornada$VwcCorr_Avg_301_10cm))==trimws("NaN")),NA,jornada$VwcCorr_Avg_301_10cm)               
suppressWarnings(jornada$VwcCorr_Avg_301_10cm <- ifelse(!is.na(as.numeric("NaN")) & (trimws(as.character(jornada$VwcCorr_Avg_301_10cm))==as.character(as.numeric("NaN"))),NA,jornada$VwcCorr_Avg_301_10cm))
jornada$VwcCorr_Avg_301_20cm <- ifelse((trimws(as.character(jornada$VwcCorr_Avg_301_20cm))==trimws("NaN")),NA,jornada$VwcCorr_Avg_301_20cm)               
suppressWarnings(jornada$VwcCorr_Avg_301_20cm <- ifelse(!is.na(as.numeric("NaN")) & (trimws(as.character(jornada$VwcCorr_Avg_301_20cm))==as.character(as.numeric("NaN"))),NA,jornada$VwcCorr_Avg_301_20cm))
jornada$VwcCorr_Avg_301_30cm <- ifelse((trimws(as.character(jornada$VwcCorr_Avg_301_30cm))==trimws("NaN")),NA,jornada$VwcCorr_Avg_301_30cm)               
suppressWarnings(jornada$VwcCorr_Avg_301_30cm <- ifelse(!is.na(as.numeric("NaN")) & (trimws(as.character(jornada$VwcCorr_Avg_301_30cm))==as.character(as.numeric("NaN"))),NA,jornada$VwcCorr_Avg_301_30cm))
jornada$VwcCorr_Avg_302_10cm <- ifelse((trimws(as.character(jornada$VwcCorr_Avg_302_10cm))==trimws("NaN")),NA,jornada$VwcCorr_Avg_302_10cm)               
suppressWarnings(jornada$VwcCorr_Avg_302_10cm <- ifelse(!is.na(as.numeric("NaN")) & (trimws(as.character(jornada$VwcCorr_Avg_302_10cm))==as.character(as.numeric("NaN"))),NA,jornada$VwcCorr_Avg_302_10cm))
jornada$VwcCorr_Avg_302_20cm <- ifelse((trimws(as.character(jornada$VwcCorr_Avg_302_20cm))==trimws("NaN")),NA,jornada$VwcCorr_Avg_302_20cm)               
suppressWarnings(jornada$VwcCorr_Avg_302_20cm <- ifelse(!is.na(as.numeric("NaN")) & (trimws(as.character(jornada$VwcCorr_Avg_302_20cm))==as.character(as.numeric("NaN"))),NA,jornada$VwcCorr_Avg_302_20cm))
jornada$VwcCorr_Avg_302_30cm <- ifelse((trimws(as.character(jornada$VwcCorr_Avg_302_30cm))==trimws("NaN")),NA,jornada$VwcCorr_Avg_302_30cm)               
suppressWarnings(jornada$VwcCorr_Avg_302_30cm <- ifelse(!is.na(as.numeric("NaN")) & (trimws(as.character(jornada$VwcCorr_Avg_302_30cm))==as.character(as.numeric("NaN"))),NA,jornada$VwcCorr_Avg_302_30cm))

#Selecting for only VWC, volumetric water content
jornadaVWC <- jornada %>%
  select(Date,
         Year,
         YearDay,
         RECORD,
         Sitename,
         VWC_Avg_301_10cm,
         VWC_Avg_301_20cm,
         VWC_Avg_301_30cm,
         VWC_Avg_302_10cm,
         VWC_Avg_302_20cm,
         VWC_Avg_302_30cm)
View(jornadaVWC)

#making the data longer so I can plot multiple series on one graph
jorVWClong <- jornadaVWC %>%
  pivot_longer(cols = c(VWC_Avg_301_10cm,
                        VWC_Avg_301_20cm,
                        VWC_Avg_301_30cm,
                        VWC_Avg_302_10cm,
                        VWC_Avg_302_20cm,
                        VWC_Avg_302_30cm),
               names_to = "Depth",
               values_to = "VWC_avg")
View(jorVWClong)



#Filtering for specific years
jornada2014 <- jorVWClong %>%
  filter(Year == 2014)
jornada2015 <- jorVWClong %>%
  filter(Year == 2015)
jornada2016 <- jorVWClong %>%
  filter(Year == 2016)
jornada2017 <- jorVWClong %>%
  filter(Year == 2017)
jornada2018 <- jorVWClong %>%
  filter(Year == 2018)
jornada2019 <- jorVWClong %>%
  filter(Year == 2019)
jornada2020 <- jorVWClong %>%
  filter(Year == 2020)
jornada2021 <- jorVWClong %>%
  filter(Year == 2021)
jornada2022 <- jorVWClong %>%
  filter(Year == 2022)

#separating 301 and 302
jornada2014a <- jornada2014 %>%
  filter(grepl("301",Depth))
jornada2015a <- jornada2015 %>%
  filter(grepl("301",Depth))
jornada2016a <- jornada2016 %>%
  filter(grepl("301",Depth))
jornada2017a <- jornada2017 %>%
  filter(grepl("301",Depth))
jornada2018a <- jornada2018 %>%
  filter(grepl("301",Depth))
jornada2019a <- jornada2019 %>%
  filter(grepl("301",Depth))
jornada2020a <- jornada2020 %>%
  filter(grepl("301",Depth))
jornada2021a <- jornada2021 %>%
  filter(grepl("301",Depth))
jornada2022a <- jornada2022 %>%
  filter(grepl("301",Depth))

jornada2014 <- jorVWClong %>%
  filter(Year == 2014)
jornada2015 <- jorVWClong %>%
  filter(Year == 2015)
jornada2016 <- jorVWClong %>%
  filter(Year == 2016)
jornada2017 <- jorVWClong %>%
  filter(Year == 2017)
jornada2018 <- jorVWClong %>%
  filter(Year == 2018)
jornada2019 <- jorVWClong %>%
  filter(Year == 2019)
jornada2020 <- jorVWClong %>%
  filter(Year == 2020)
jornada2021 <- jorVWClong %>%
  filter(Year == 2021)
jornada2022 <- jorVWClong %>%
  filter(Year == 2022)

jornada2014b <- jornada2014 %>%
  filter(grepl("302",Depth))
jornada2015b <- jornada2015 %>%
  filter(grepl("302",Depth))
jornada2016b <- jornada2016 %>%
  filter(grepl("302",Depth))
jornada2017b <- jornada2017 %>%
  filter(grepl("302",Depth))
jornada2018b <- jornada2018 %>%
  filter(grepl("302",Depth))
jornada2019b <- jornada2019 %>%
  filter(grepl("302",Depth))
jornada2020b <- jornada2020 %>%
  filter(grepl("302",Depth))
jornada2021b <- jornada2021 %>%
  filter(grepl("302",Depth))
jornada2022b <- jornada2022 %>%
  filter(grepl("302",Depth))

#visualization
# jornada 2014, 301 depths
jor14a_plot <- jornada2014a %>%
  ggplot(aes(x = YearDay,y = VWC_avg,colour = Depth,shape = Depth)) + 
  geom_line(linewidth = 0.5) +
  geom_point(size = 2) + #when black/white, shapes will show through
  labs(x="Day of Year (2014)",
       y="Average volumetric water content",
       colour ="301 Depth (cm)",
       shape = "301 Depth (cm)") +
  theme_clean() +
  theme(axis.title = element_text(size = 12,face = "bold",),
        legend.title = element_text(size = 12, face = "bold"),
        legend.text = element_text(size = 10)) +
  scale_colour_manual(values = c("VWC_Avg_301_10cm" = "#FFD524", #colour-blind friendly hues
                                 "VWC_Avg_301_20cm" = "#20A16F",
                                 "VWC_Avg_301_30cm" = "#366EC4"),
                      labels = c(10,20,30)) +
  scale_shape_manual(values = c("circle","square","triangle"),
                     labels = c(10,20,30))
jor14a_plot
ggsave("plots/jornada_2014_301.png",plot=jor14a_plot,scale=1,dpi=600)

# jornada 2014, 302 depths
jor14b_plot <- jornada2014b %>%
  ggplot(aes(x = YearDay,y = VWC_avg,colour = Depth,shape = Depth)) + 
  geom_line(linewidth = 0.5) +
  geom_point(size = 2) + #when black/white, shapes will show through
  labs(x="Day of Year (2014)",
       y="Average volumetric water content",
       colour ="302 Depth (cm)",
       shape = "302 Depth (cm)") +
  theme_clean() +
  theme(axis.title = element_text(size = 12,face = "bold",),
        legend.title = element_text(size = 12, face = "bold"),
        legend.text = element_text(size = 10)) +
  scale_colour_manual(values = c("VWC_Avg_302_10cm" = "#FFD524", #colour-blind friendly hues
                                 "VWC_Avg_302_20cm" = "#20A16F",
                                 "VWC_Avg_302_30cm" = "#366EC4"),
                      labels = c(10,20,30)) +
  scale_shape_manual(values = c("circle","square","triangle"),
                     labels = c(10,20,30))
jor14b_plot
ggsave("plots/jornada_2014_302.png",plot=jor14b_plot,scale=1,dpi=600)

# jornada 2015, 301 depths
jor15a_plot <- jornada2015a %>%
  ggplot(aes(x = YearDay,y = VWC_avg,colour = Depth,shape = Depth)) + 
  geom_line(linewidth = 0.5) +
  geom_point(size = 2) + #when black/white, shapes will show through
  labs(x="Day of Year (2015)",
       y="Average volumetric water content",
       colour ="301 Depth (cm)",
       shape = "301 Depth (cm)") +
  theme_clean() +
  theme(axis.title = element_text(size = 12,face = "bold",),
        legend.title = element_text(size = 12, face = "bold"),
        legend.text = element_text(size = 10)) +
  scale_colour_manual(values = c("VWC_Avg_301_10cm" = "#FFD524", #colour-blind friendly hues
                                 "VWC_Avg_301_20cm" = "#20A16F",
                                 "VWC_Avg_301_30cm" = "#366EC4"),
                      labels = c(10,20,30)) +
  scale_shape_manual(values = c("circle","square","triangle"),
                     labels = c(10,20,30))
jor15a_plot
ggsave("plots/jornada_2015_301.png",plot=jor15a_plot,scale=1,dpi=600)

# jornada 2015, 302 depths
jor15b_plot <- jornada2015b %>%
  ggplot(aes(x = YearDay,y = VWC_avg,colour = Depth,shape = Depth)) + 
  geom_line(linewidth = 0.5) +
  geom_point(size = 2) + #when black/white, shapes will show through
  labs(x="Day of Year (2015)",
       y="Average volumetric water content",
       colour ="302 Depth (cm)",
       shape = "302 Depth (cm)") +
  theme_clean() +
  theme(axis.title = element_text(size = 12,face = "bold",),
        legend.title = element_text(size = 12, face = "bold"),
        legend.text = element_text(size = 10)) +
  scale_colour_manual(values = c("VWC_Avg_302_10cm" = "#FFD524", #colour-blind friendly hues
                                 "VWC_Avg_302_20cm" = "#20A16F",
                                 "VWC_Avg_302_30cm" = "#366EC4"),
                      labels = c(10,20,30)) +
  scale_shape_manual(values = c("circle","square","triangle"),
                     labels = c(10,20,30))
jor15b_plot
ggsave("plots/jornada_2015_302.png",plot=jor15b_plot,scale=1,dpi=600)
